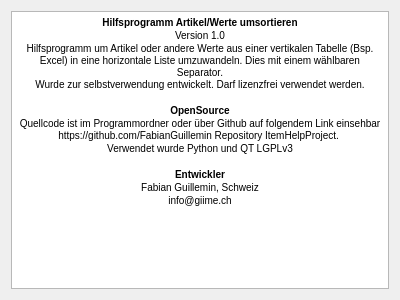
<?xml version="1.0" encoding="UTF-8"?>
<ui version="4.0">
 <class>Dialog</class>
 <widget class="QDialog" name="Dialog">
  <property name="geometry">
   <rect>
    <x>0</x>
    <y>0</y>
    <width>400</width>
    <height>300</height>
   </rect>
  </property>
  <property name="windowTitle">
   <string>Dialog</string>
  </property>
  <layout class="QGridLayout" name="gridLayout">
   <item row="0" column="0">
    <widget class="QTextEdit" name="textEdit">
     <property name="readOnly">
      <bool>true</bool>
     </property>
     <property name="html">
      <string>&lt;!DOCTYPE HTML PUBLIC &quot;-//W3C//DTD HTML 4.0//EN&quot; &quot;http://www.w3.org/TR/REC-html40/strict.dtd&quot;&gt;
&lt;html&gt;&lt;head&gt;&lt;meta name=&quot;qrichtext&quot; content=&quot;1&quot; /&gt;&lt;style type=&quot;text/css&quot;&gt;
p, li { white-space: pre-wrap; }
&lt;/style&gt;&lt;/head&gt;&lt;body style=&quot; font-family:'MS Shell Dlg 2'; font-size:7.8pt; font-weight:400; font-style:normal;&quot;&gt;
&lt;p align=&quot;center&quot; style=&quot; margin-top:0px; margin-bottom:0px; margin-left:0px; margin-right:0px; -qt-block-indent:0; text-indent:0px;&quot;&gt;&lt;span style=&quot; font-weight:600;&quot;&gt;Hilfsprogramm Artikel/Werte umsortieren&lt;/span&gt;&lt;/p&gt;
&lt;p align=&quot;center&quot; style=&quot; margin-top:0px; margin-bottom:0px; margin-left:0px; margin-right:0px; -qt-block-indent:0; text-indent:0px;&quot;&gt;Version 1.0&lt;/p&gt;
&lt;p align=&quot;center&quot; style=&quot; margin-top:0px; margin-bottom:0px; margin-left:0px; margin-right:0px; -qt-block-indent:0; text-indent:0px;&quot;&gt;Hilfsprogramm um Artikel oder andere Werte aus einer vertikalen Tabelle (Bsp. Excel) in eine horizontale Liste umzuwandeln. Dies mit einem wählbaren Separator. &lt;br /&gt;Wurde zur selbstverwendung entwickelt. Darf lizenzfrei verwendet werden.&lt;/p&gt;
&lt;p align=&quot;center&quot; style=&quot;-qt-paragraph-type:empty; margin-top:0px; margin-bottom:0px; margin-left:0px; margin-right:0px; -qt-block-indent:0; text-indent:0px;&quot;&gt;&lt;br /&gt;&lt;/p&gt;
&lt;p align=&quot;center&quot; style=&quot; margin-top:0px; margin-bottom:0px; margin-left:0px; margin-right:0px; -qt-block-indent:0; text-indent:0px;&quot;&gt;&lt;span style=&quot; font-weight:600;&quot;&gt;OpenSource&lt;/span&gt;&lt;/p&gt;
&lt;p align=&quot;center&quot; style=&quot; margin-top:0px; margin-bottom:0px; margin-left:0px; margin-right:0px; -qt-block-indent:0; text-indent:0px;&quot;&gt;Quellcode ist im Programmordner oder über Github auf folgendem Link einsehbar https://github.com/FabianGuillemin Repository ItemHelpProject. &lt;/p&gt;
&lt;p align=&quot;center&quot; style=&quot; margin-top:0px; margin-bottom:0px; margin-left:0px; margin-right:0px; -qt-block-indent:0; text-indent:0px;&quot;&gt;Verwendet wurde Python und QT LGPLv3&lt;/p&gt;
&lt;p align=&quot;center&quot; style=&quot;-qt-paragraph-type:empty; margin-top:0px; margin-bottom:0px; margin-left:0px; margin-right:0px; -qt-block-indent:0; text-indent:0px;&quot;&gt;&lt;br /&gt;&lt;/p&gt;
&lt;p align=&quot;center&quot; style=&quot; margin-top:0px; margin-bottom:0px; margin-left:0px; margin-right:0px; -qt-block-indent:0; text-indent:0px;&quot;&gt;&lt;span style=&quot; font-weight:600;&quot;&gt;Entwickler&lt;/span&gt;&lt;/p&gt;
&lt;p align=&quot;center&quot; style=&quot; margin-top:0px; margin-bottom:0px; margin-left:0px; margin-right:0px; -qt-block-indent:0; text-indent:0px;&quot;&gt;Fabian Guillemin, Schweiz&lt;/p&gt;
&lt;p align=&quot;center&quot; style=&quot; margin-top:0px; margin-bottom:0px; margin-left:0px; margin-right:0px; -qt-block-indent:0; text-indent:0px;&quot;&gt;info@giime.ch&lt;/p&gt;&lt;/body&gt;&lt;/html&gt;</string>
     </property>
    </widget>
   </item>
  </layout>
 </widget>
 <resources/>
 <connections/>
</ui>
